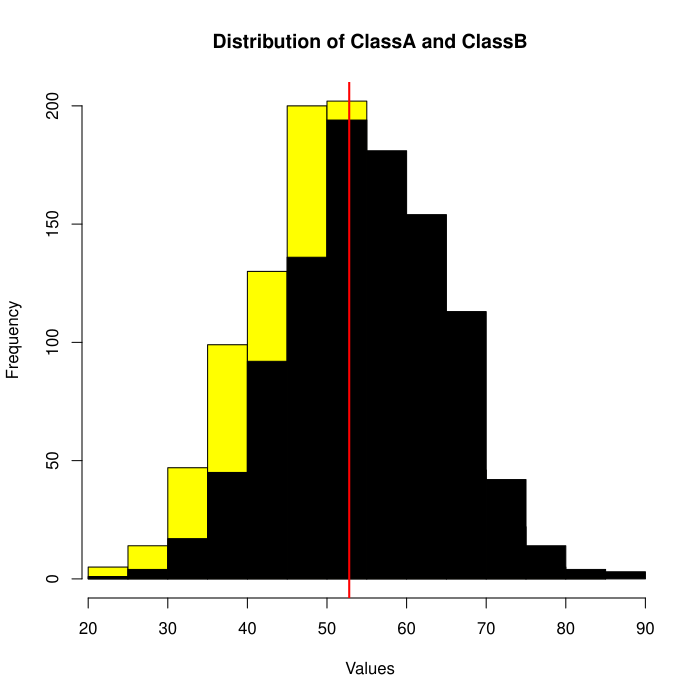

The R source for this figure:
# Assignment 1
# Purpose: Generate 1000 random points for ClassA and ClassB,
# plot distributions, add reference line, and perform Welch t-test

set.seed(123)
n <- 1000

# Generate random data
ClassA <- rnorm(n, mean = 50, sd = 10)
ClassB <- rnorm(n, mean = 55, sd = 10)

# Save plot as PDF
pdf("Assignment1.pdf")

# Plot distributions
hist(ClassA,
     col = "yellow",
     xlim = range(c(ClassA, ClassB)),
     main = "Distribution of ClassA and ClassB",
     xlab = "Values")

hist(ClassB,
     col = "black",
     add = TRUE)

# Reference line (mean of both classes)
abline(v = mean(c(ClassA, ClassB)), col = "red", lwd = 2)

dev.off()

# Welch Two Sample t-test
t_test_result <- t.test(ClassA, ClassB)

# Print results
print(t_test_result)# Assignment 1
# Purpose: Generate 1000 random points for ClassA and ClassB,
# plot distributions, add reference line, and perform Welch t-test

set.seed(123)
n <- 1000

# Generate random data
ClassA <- rnorm(n, mean = 50, sd = 10)
ClassB <- rnorm(n, mean = 55, sd = 10)

# Save plot as PDF
pdf("Assignment1.pdf")

# Plot distributions
hist(ClassA,
     col = "yellow",
     xlim = range(c(ClassA, ClassB)),
     main = "Distribution of ClassA and ClassB",
     xlab = "Values")

hist(ClassB,
     col = "black",
     add = TRUE)

# Reference line (mean of both classes)
abline(v = mean(c(ClassA, ClassB)), col = "red", lwd = 2)

dev.off()

# Welch Two Sample t-test
t_test_result <- t.test(ClassA, ClassB)

# Print results
print(t_test_result)
# Assignment 1
# Purpose: Generate 1000 random points for ClassA and ClassB,
# plot distributions, add reference line, and perform Welch t-test

set.seed(123)
n <- 1000

# Generate random data
ClassA <- rnorm(n, mean = 50, sd = 10)
ClassB <- rnorm(n, mean = 55, sd = 10)

# Save plot as PDF
pdf("Assignment1.pdf")

# Plot distributions
hist(ClassA,
     col = "yellow",
     xlim = range(c(ClassA, ClassB)),
     main = "Distribution of ClassA and ClassB",
     xlab = "Values")

hist(ClassB,
     col = "black",
     add = TRUE)

# Reference line (mean of both classes)
abline(v = mean(c(ClassA, ClassB)), col = "red", lwd = 2)

dev.off()

# Welch Two Sample t-test
t_test_result <- t.test(ClassA, ClassB)

# Print results
print(t_test_result)
